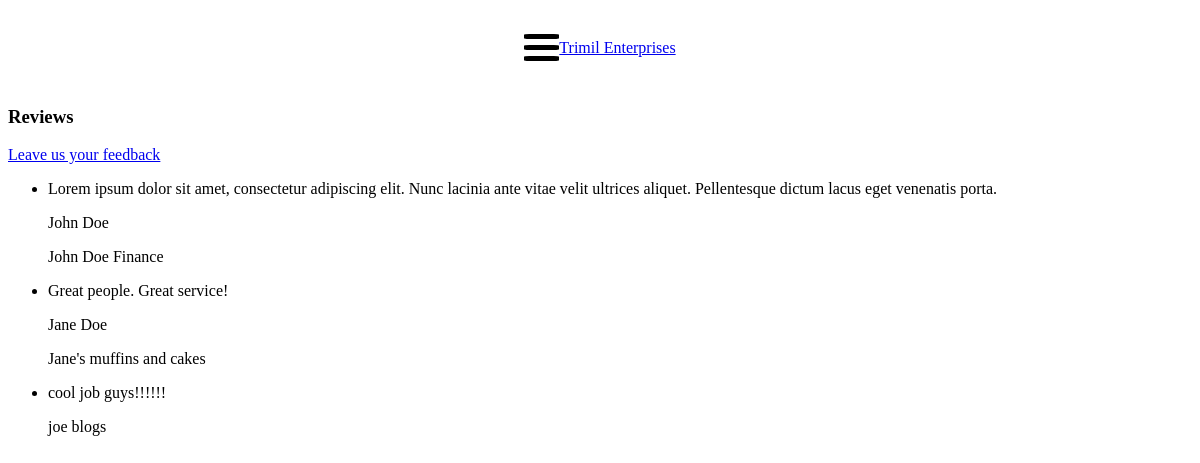
The app's page /reviews with its own data.
### tables this page shows
CREATE TABLE Reviews (ID INTEGER DEFAULT (NOT NULL) DEFAULT AUTO_INCREMENT, FirstName TEXT, LastName TEXT, organisation TEXT, Content TEXT, email STRING);

### app.py (the view)
@app.route("/reviews")
def review():
  conn=get_database_connection()
  reviews=conn.execute("SELECT * FROM Reviews").fetchall()
  conn.close()
  return render_template("listOfReviews.html", reviews=reviews)

### database_funtions.py (called while the page is built)
def get_database_connection():
  conn = sql.connect('TrimilEnterprises.db')
  conn.row_factory = sql.Row
  return conn

### templates/listOfReviews.html
{% extends "layout.html" %}
{% block body %}
<h3>Reviews</h3>
<a href="/reviews/create">Leave us your feedback</a>
<ul>
  {% for review in reviews %}
    <li>
      <p class="review-content">{{review.content}}</p>
      <p class="review-name">{{review.FirstName}} {{review.LastName}}</p>
      <p class="review-company">{{review.organisation}}</p>
    </li>
  {% endfor %}
</ul>
{% endblock %}

### static/styles/styles.css (style rules this page uses)
:root { --blue: #2E5073; --white: #FFFFFF; --grey: #c5c4c4; }
* { box-sizing:border-box }

### records on screen
Reviews: content "Lorem ipsum dolor sit amet, consectetur adipiscing elit. Nunc lacinia ante vitae velit ultrices aliquet. Pellentesque dictum lacus eget venenatis porta.", FirstName "John", LastName "Doe", organisation "John Doe Finance"
Reviews: content "Great people. Great service!", FirstName "Jane", LastName "Doe", organisation "Jane's muffins and cakes"
Reviews: content "cool job guys!!!!!!", FirstName "joe", LastName "blogs"
